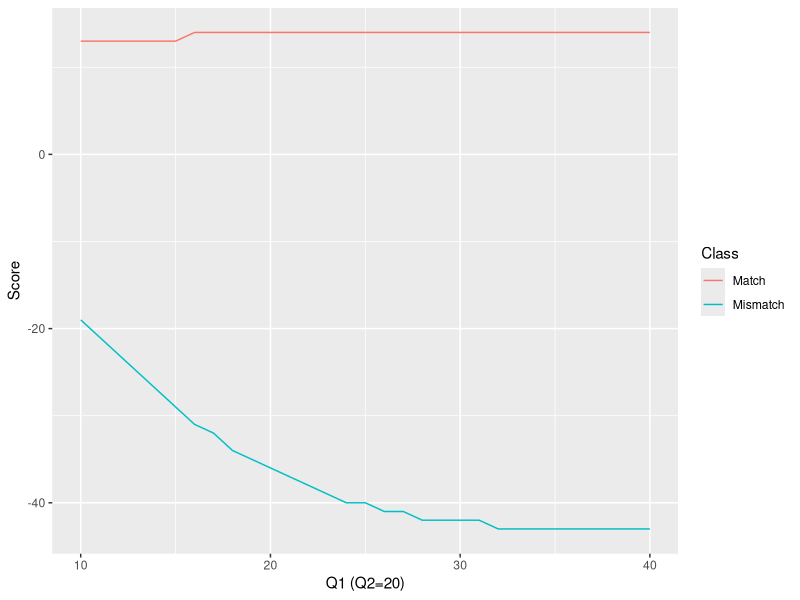

Source code (R):
## ---- chunk 1
#| echo: false
#| warning: false
#| fig-cap: "Evolution of the match and mismatch scores when the quality of base is 20 while the second range from 10 to 40."
require(ggplot2)
require(tidyverse)

Smatch <- function(Q1,Q2) {
  PE1 <- 10^(-Q1/10)
  PE2 <- 10^(-Q2/10)
  PT1 <- 1 - PE1
  PT2 <- 1 - PE2
  
  PM <- PT1*PT2 +  PE1 * PE2 / 3
  round((log(PM)+log(4))*10) 
}

Smismatch <- function(Q1,Q2) {
  
  PE1 <- 10^(-Q1/10)
  PE2 <- 10^(-Q2/10)
  PT1 <- 1 - PE1
  PT2 <- 1 - PE2
  
  PM <- PE1*PT2/3 +  PT1 * PE2 / 3 + 2/3 * PE1 * PE2
  round((log(PM)+log(4))*10) 
}

tibble(Q = 10:40) %>%
  mutate(Match = mapply(Smatch,Q,20),
         Mismatch = mapply(Smismatch,Q,20),
  ) %>% pivot_longer(cols = -Q, names_to = "Class", values_to = "Score") %>%
  ggplot(aes(x=Q,y=Score,col=Class)) +
  geom_line() +
  xlab("Q1 (Q2=20)") 
